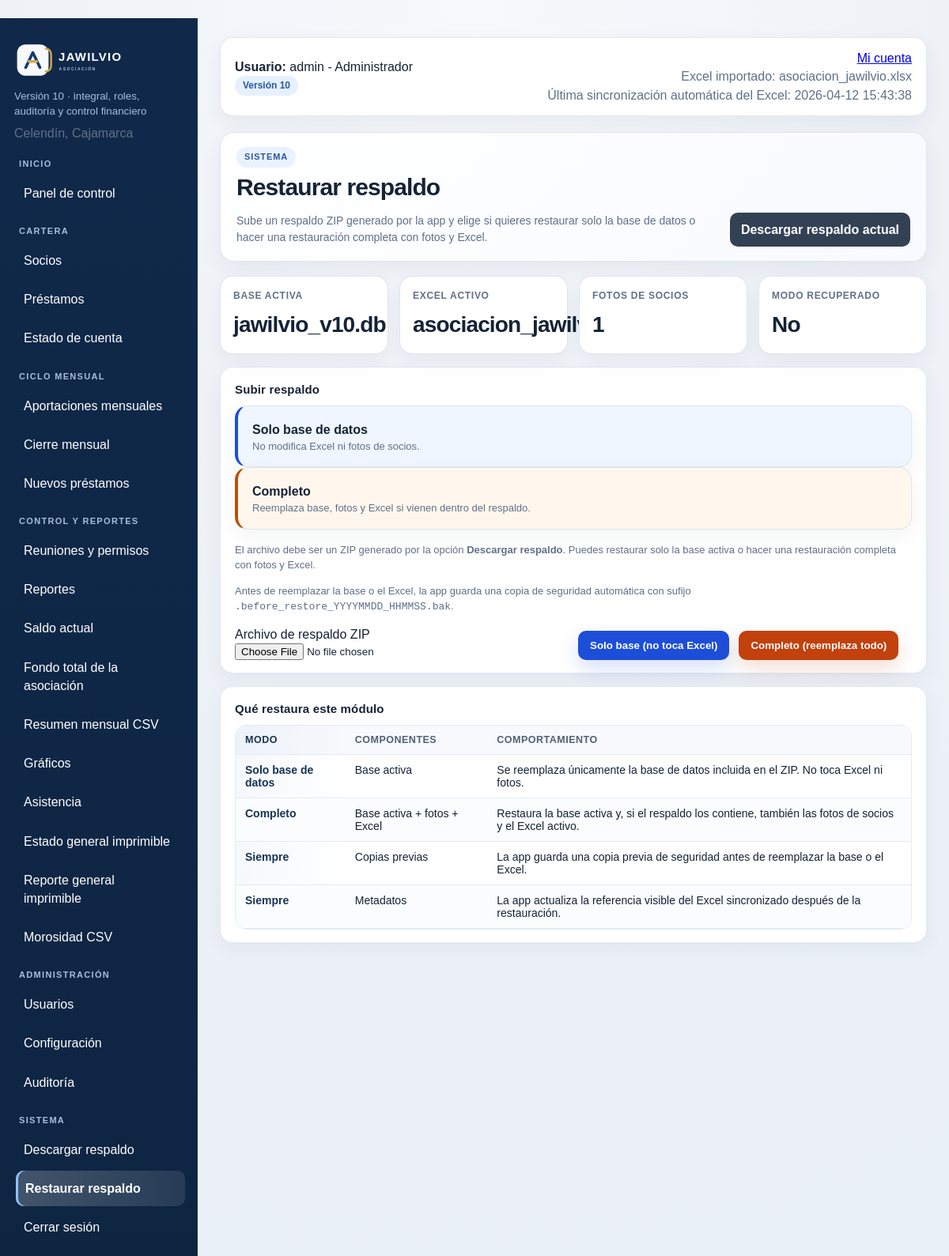
The page /restaurar-respaldo (signed in) on the database its author committed.
### tables this page shows
CREATE TABLE configuracion (
    clave TEXT PRIMARY KEY,
    valor TEXT
);

CREATE TABLE users (
    id INTEGER PRIMARY KEY AUTOINCREMENT,
    username TEXT UNIQUE NOT NULL,
    password TEXT NOT NULL,
    role TEXT NOT NULL
, estado TEXT NOT NULL DEFAULT 'Activo', creado_en TEXT, ultimo_acceso TEXT);

CREATE TABLE meta (
    clave TEXT PRIMARY KEY,
    valor TEXT
);

### app/routes.py (the view, shortened to what this page needs)
@bp.route('/restaurar-respaldo', methods=['GET', 'POST'])
@admin_required
def restaurar_respaldo():
    db_path = current_app.config['DATABASE']
    excel_path = current_app.config.get('EXCEL_PATH')
    photos_dir = current_app.config.get('SOCIOS_PHOTO_UPLOAD_DIR')
    permisos_dir = current_app.config.get('PERMISOS_UPLOAD_DIR')
    restore_backup_dir = os.path.join(current_app.instance_path, 'restore_backups')
    current_excel_name = os.path.basename(excel_path) if excel_path else '-'
    photo_count = 0
    if photos_dir and os.path.isdir(photos_dir):
        for _, _, files in os.walk(photos_dir):
            photo_count += len(files)
    restore_info = {
        'database_name': os.path.basename(db_path) if db_path else '-',
        'excel_name': current_excel_name,
        'modo_recuperado': bool(current_app.config.get('DATABASE_RECOVERED')),
        'photo_count': photo_count,
    }
    return render_template('restaurar_respaldo.html', restore_info=restore_info)

### app/routes.py (called while the page is built)
def connect_db():
    conn = sqlite3.connect(current_app.config['DATABASE'])
    conn.row_factory = sqlite3.Row
    return conn

def role_can_access_endpoint(role, endpoint, write=False):
    if not endpoint:
        return True
    if endpoint.startswith('static'):
        return True
    if endpoint in {'main.login', 'main.logout', 'main.index'}:
        return True
    access_map = ROLE_WRITE_ACCESS if write else ROLE_VIEW_ACCESS
    allowed = access_map.get(role or '', set())
    return '*' in allowed or endpoint in allowed

def admin_required(view):
    @wraps(view)
    def wrapped(*args, **kwargs):
        if not session.get('user_id'):
            return redirect(url_for('main.login'))
        if session.get('role') != 'Administrador':
            flash('Solo el administrador puede realizar esta acción.')
            return redirect(url_for('main.dashboard'))
        return view(*args, **kwargs)
    return wrapped

### app/templates/restaurar_respaldo.html
﻿{% extends 'base.html' %}
{% block content %}
<div class="module-header">
  <div>
    <div class="module-eyebrow">Sistema</div>
    <h2>Restaurar respaldo</h2>
    <p class="module-subtitle">Sube un respaldo ZIP generado por la app y elige si quieres restaurar solo la base de datos o hacer una restauración completa con fotos y Excel.</p>
  </div>
  <div class="module-actions">
    <a class="btn secondary" href="{{ url_for('main.backup') }}">Descargar respaldo actual</a>
  </div>
</div>
<div class="dashboard-metric-grid dashboard-metric-grid-secondary section">
  <div class="dashboard-metric-card compact">
    <span class="label">Base activa</span>
    <div class="big">{{ restore_info.database_name }}</div>
  </div>
  <div class="dashboard-metric-card compact">
    <span class="label">Excel activo</span>
    <div class="big">{{ restore_info.excel_name }}</div>
  </div>
  <div class="dashboard-metric-card compact">
    <span class="label">Fotos de socios</span>
    <div class="big">{{ restore_info.photo_count }}</div>
  </div>
  <div class="dashboard-metric-card compact">
    <span class="label">Modo recuperado</span>
    <div class="big">{% if restore_info.modo_recuperado %}Sí{% else %}No{% endif %}</div>
  </div>
</div>
<div class="card section">
  <h3>Subir respaldo</h3>
  <div class="report-highlight-grid" style="margin-bottom:16px;">
    <div class="card" style="border-left:4px solid #1d4ed8;background:#eff6ff;">
      <strong>Solo base de datos</strong>
      <div class="small-note">No modifica Excel ni fotos de socios.</div>
    </div>
    <div class="card" style="border-left:4px solid #b45309;background:#fff7ed;">
      <strong>Completo</strong>
      <div class="small-note">Reemplaza base, fotos y Excel si vienen dentro del respaldo.</div>
    </div>
  </div>
  <p class="small-note">El archivo debe ser un ZIP generado por la opción <strong>Descargar respaldo</strong>. Puedes restaurar solo la base activa o hacer una restauración completa con fotos y Excel.</p>
  <p class="small-note">Antes de reemplazar la base o el Excel, la app guarda una copia de seguridad automática con sufijo <code>.before_restore_YYYYMMDD_HHMMSS.bak</code>.</p>
  <form method="post" enctype="multipart/form-data" class="form-grid">
    <label>
      <span>Archivo de respaldo ZIP</span>
      <input type="file" name="backup_file" accept=".zip" required>
    </label>
    <div style="display:flex;align-items:flex-end;gap:12px;flex-wrap:wrap;">
      <button class="btn restore-btn restore-btn-db" type="submit" name="restore_mode" value="database_only">Solo base (no toca Excel)</button>
      <button class="btn restore-btn restore-btn-full" type="submit" name="restore_mode" value="full">Completo (reemplaza todo)</button>
    </div>
  </form>
</div>
<div class="card section">
  <h3>Qué restaura este módulo</h3>
  <table>
    <thead>
      <tr>
        <th>Modo</th>
        <th>Componentes</th>
        <th>Comportamiento</th>
      </tr>
    </thead>
    <tbody>
      <tr>
        <td>Solo base de datos</td>
        <td>Base activa</td>
        <td>Se reemplaza únicamente la base de datos incluida en el ZIP. No toca Excel ni fotos.</td>
      </tr>
      <tr>
        <td>Completo</td>
        <td>Base activa + fotos + Excel</td>
        <td>Restaura la base activa y, si el respaldo los contiene, también las fotos de socios y el Excel activo.</td>
      </tr>
      <tr>
        <td>Siempre</td>
        <td>Copias previas</td>
        <td>La app guarda una copia previa de seguridad antes de reemplazar la base o el Excel.</td>
      </tr>
      <tr>
        <td>Siempre</td>
        <td>Metadatos</td>
        <td>La app actualiza la referencia visible del Excel sincronizado después de la restauración.</td>
      </tr>
    </tbody>
  </table>
</div>
{% endblock %}

### app/templates/base.html (shortened to what this page needs)
<!doctype html>
<html lang="es">
<head>
  <link rel="stylesheet" href="{{ url_for('static', filename='css/style.css') }}">
</head>
<body>
{% if session.get('user_id') %}
<div class="layout">
  <aside class="sidebar">
    <div class="sidebar-brand">
      <img class="sidebar-logo" src="{{ url_for('static', filename='img/logo_jawilvio_dark.svg') }}" alt="Logo JAWILVIO">
    </div>
    <small>Versión 10 · integral, roles, auditoría y control financiero</small>
    <div class="muted" style="margin-top:6px">{{ app_ubicacion }}</div>
    <nav class="nav" style="margin-top:20px">
      <div class="nav-section-title">Inicio</div>
      {% if can_access('main.dashboard') %}<a class="{% if request.endpoint == 'main.dashboard' %}active{% endif %}" href="{{ url_for('main.dashboard') }}">Panel de control</a>{% endif %}
      <div class="nav-section-title">Cartera</div>
      {% if can_access('main.socios') %}<a class="{% if request.endpoint == 'main.socios' %}active{% endif %}" href="{{ url_for('main.socios') }}">Socios</a>{% endif %}
      {% if can_access('main.prestamos') %}<a class="{% if request.endpoint == 'main.prestamos' %}active{% endif %}" href="{{ url_for('main.prestamos') }}">Préstamos</a>{% endif %}
      {% if can_access('main.estado_cuenta') %}<a class="" href="{{ url_for('main.estado_cuenta') }}">Estado de cuenta</a>{% endif %}
      <div class="nav-section-title">Ciclo mensual</div>
      {% if can_access('main.aportaciones_mensuales') %}<a class="{% if request.endpoint == 'main.aportaciones_mensuales' %}active{% endif %}" href="{{ url_for('main.aportaciones_mensuales') }}">Aportaciones mensuales</a>{% endif %}
      {% if can_access('main.cierre_mensual') %}<a class="{% if request.endpoint == 'main.cierre_mensual' %}active{% endif %}" href="{{ url_for('main.cierre_mensual') }}">Cierre mensual</a>{% endif %}
      {% if can_access('main.nuevos_prestamos') %}<a class="{% if request.endpoint == 'main.nuevos_prestamos' %}active{% endif %}" href="{{ url_for('main.nuevos_prestamos') }}">Nuevos préstamos</a>{% endif %}
      <div class="nav-section-title">Control y reportes</div>
      {% if can_access('main.reuniones') %}<a class="{% if request.endpoint == 'main.reuniones' %}active{% endif %}" href="{{ url_for('main.reuniones') }}">Reuniones y permisos</a>{% endif %}
      {% if can_access('main.reportes') %}<a class="{% if request.endpoint == 'main.reportes' %}active{% endif %}" href="{{ url_for('main.reportes') }}">Reportes</a>{% endif %}
      {% if can_access('main.saldo_actual') %}<a class="" href="{{ url_for('main.saldo_actual') }}">Saldo actual</a>{% endif %}
      {% if can_access('main.fondo_total') %}<a class="{% if request.endpoint == 'main.fondo_total' %}active{% endif %}" href="{{ url_for('main.fondo_total') }}">Fondo total de la asociación</a>{% endif %}
      {% if can_access('main.reporte_mensual_csv') %}<a class="{% if request.endpoint == 'main.reporte_mensual_csv' %}active{% endif %}" href="{{ url_for('main.reporte_mensual_csv') }}">Resumen mensual CSV</a>{% endif %}
      {% if can_access('main.graficos') %}<a class="{% if request.endpoint == 'main.graficos' %}active{% endif %}" href="{{ url_for('main.graficos') }}">Gráficos</a>{% endif %}
      {% if can_access('main.asistencia') %}<a class="{% if request.endpoint == 'main.asistencia' %}active{% endif %}" href="{{ url_for('main.asistencia') }}">Asistencia</a>{% endif %}
      {% if can_access('main.pdf_estado_general') %}<a class="{% if request.endpoint == 'main.pdf_estado_general' %}active{% endif %}" href="{{ url_for('main.pdf_estado_general') }}">Estado general imprimible</a>{% endif %}
      {% if can_access('main.reporte_imprimible') %}<a class="{% if request.endpoint == 'main.reporte_imprimible' %}active{% endif %}" href="{{ url_for('main.reporte_imprimible') }}">Reporte general imprimible</a>{% endif %}
      {% if can_access('main.reporte_morosos_csv') %}<a class="{% if request.endpoint == 'main.reporte_morosos_csv' %}active{% endif %}" href="{{ url_for('main.reporte_morosos_csv') }}">Morosidad CSV</a>{% endif %}
      {% if can_access('main.usuarios') %}
      <div class="nav-section-title">Administración</div>
      <a class="{% if request.endpoint == 'main.usuarios' %}active{% endif %}" href="{{ url_for('main.usuarios') }}">Usuarios</a>
      <a class="{% if request.endpoint == 'main.configuracion' %}active{% endif %}" href="{{ url_for('main.configuracion') }}">Configuración</a>
      <a class="{% if request.endpoint == 'main.auditoria' %}active{% endif %}" href="{{ url_for('main.auditoria') }}">Auditoría</a>
      {% endif %}
      <div class="nav-section-title">Sistema</div>
      {% if can_access('main.backup') %}<a class="{% if request.endpoint == 'main.backup' %}active{% endif %}" href="{{ url_for('main.backup') }}">Descargar respaldo</a>{% endif %}
      {% if can_access('main.restaurar_respaldo') %}<a class="{% if request.endpoint == 'main.restaurar_respaldo' %}active{% endif %}" href="{{ url_for('main.restaurar_respaldo') }}">Restaurar respaldo</a>{% endif %}
      <a href="{{ url_for('main.logout') }}">Cerrar sesión</a>
    </nav>
  </aside>
  <main class="content">
    <div class="topbar">
      <div><strong>Usuario:</strong> {{ session.get('username') }} - {{ session.get('role') }}<br><span class="badge">Versión 10</span></div>
      <div class="muted" style="text-align:right">
        <div><a href="{{ url_for('main.mi_cuenta') }}">Mi cuenta</a></div>
        <div>Excel importado: {{ excel_importado }}</div>
        {% if excel_sync_at %}
        <div>Última sincronización automática del Excel: {{ excel_sync_at }}</div>
        {% endif %}
      </div>
    </div>
    {% block content %}{% endblock %}
  </main>
</div>
{% else %}
{% block auth %}{% endblock %}
{% endif %}
</body>
</html>

### rows shown on the page
configuracion: valor "Celendín, Cajamarca"
users: get "admin", get "Administrador"
meta: valor "asociacion_jawilvio.xlsx", excel_name "asociacion_jawilvio.xlsx"
meta: valor "2026-04-12 15:43:38"

### other values the page prints
{{ restore_info.database_name }} "jawilvio_v10.db"
{{ restore_info.photo_count }} "1"
